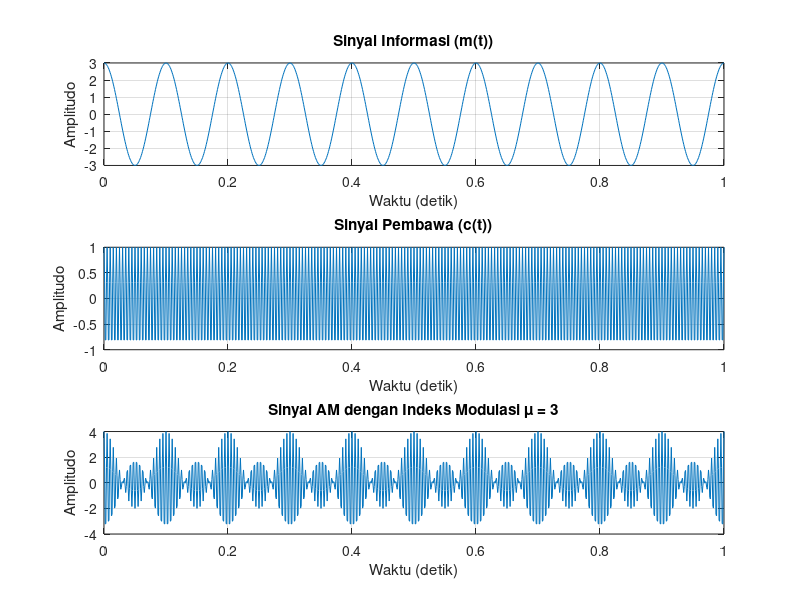

The MATLAB script that drew this image:
% Parameter dasar
Ac = 1;            % Amplitudo sinyal pembawa (Carrier amplitude)
Am = 3;          % Amplitudo sinyal informasi (Message amplitude)
fc = 200;         % Frekuensi sinyal pembawa (Carrier frequency) dalam Hz
fm = 10;           % Frekuensi sinyal informasi (Message frequency) dalam Hz
m = Am / Ac;          % Indeks modulasi

% Waktu sampling
Fs = 1000;        % Frekuensi sampling (Sampling frequency) dalam Hz
t = 0:1/Fs:1;   % Waktu dari 0 hingga 0.05 detik

% Sinyal informasi (Message signal)
m_t = Am * cos(2*pi*fm*t);

% Sinyal pembawa (Carrier signal)
c_t = Ac * cos(2*pi*fc*t);

% Sinyal AM dengan modulasi amplitudo
s_t = (1 + m_t) .* cos(2*pi*fc*t);

% Plot sinyal informasi, sinyal pembawa, dan sinyal AM
figure;

% Plot sinyal informasi
subplot(3,1,1);
plot(t, m_t);
title('Sinyal Informasi (m(t))');
xlabel('Waktu (detik)');
ylabel('Amplitudo');
grid on;

% Plot sinyal pembawa
subplot(3,1,2);
plot(t, c_t);
title('Sinyal Pembawa (c(t))');
xlabel('Waktu (detik)');
ylabel('Amplitudo');
grid on;

% Plot sinyal yang telah dimodulasi (AM)
subplot(3,1,3);
plot(t, s_t);
title(['Sinyal AM dengan Indeks Modulasi \mu = ', num2str(m)]);
xlabel('Waktu (detik)');
ylabel('Amplitudo');
grid on;
